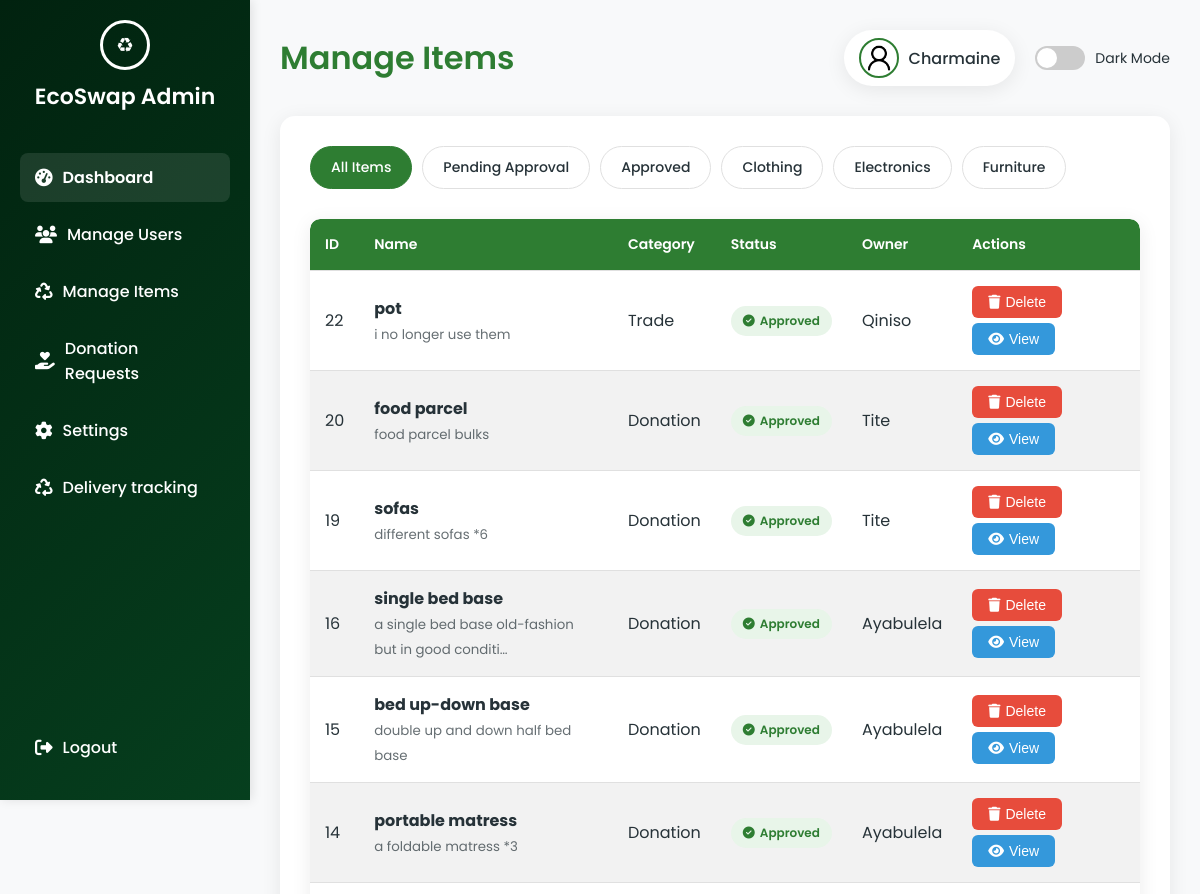
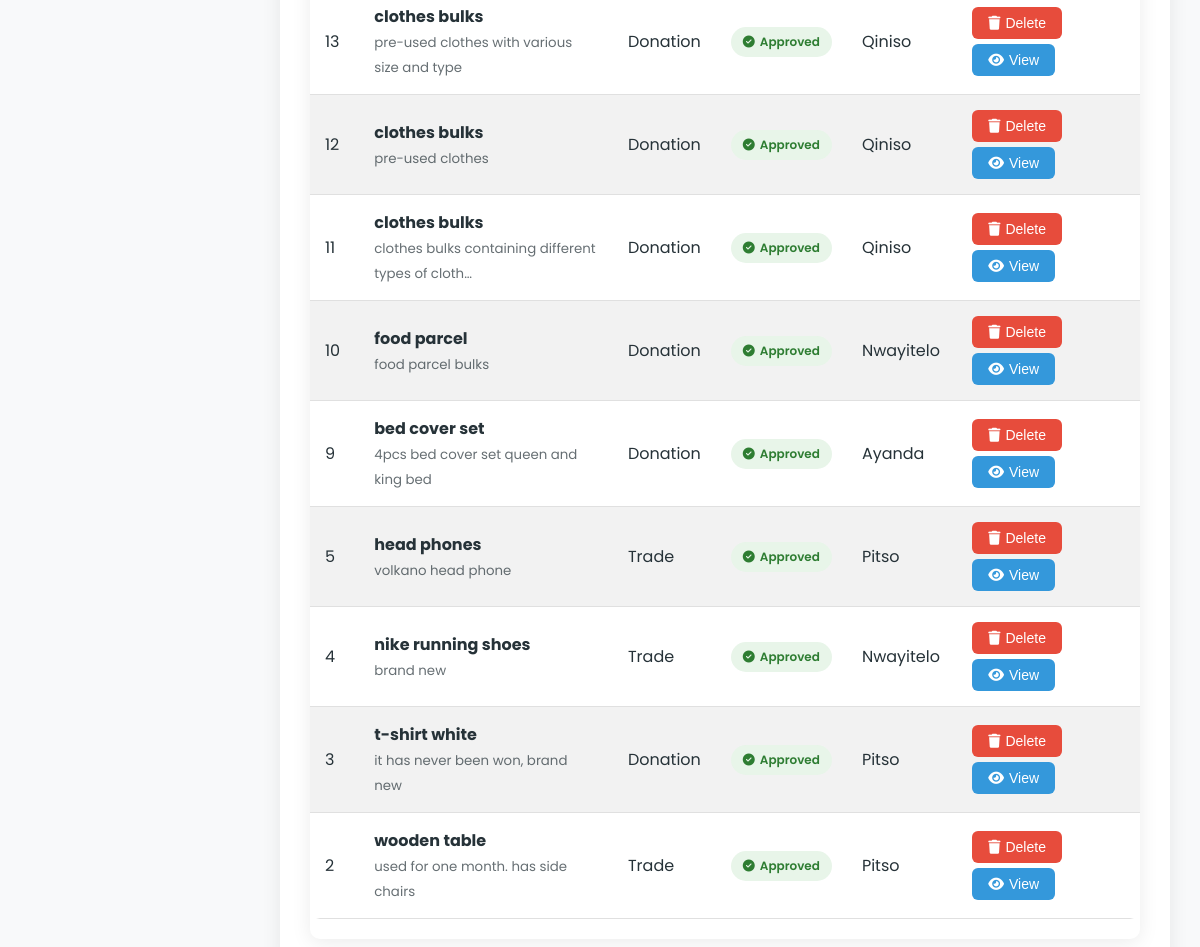
Screenshot of /manage_items/ (signed in) with the database file from the repository (2 pictures, top to bottom).
### Ecoswap/models.py (models this page shows, shortened)
class CustomUser(AbstractUser):
    theme = models.CharField(max_length=20, default='light')
    address = models.CharField(max_length=255, blank=True, null=True)
    nickname = models.CharField(max_length=50, blank=True, null=True)
    full_name = models.CharField(max_length=100)
    phone_number = models.CharField(max_length=15)
    alternative_phone_number = models.CharField(max_length=15, blank=True, null=True)
    GENDER_CHOICES = [
        ('M', 'Male'),
        ('F', 'Female'),
        ('O', 'Other'),
    ]
    gender = models.CharField(max_length=1, choices=GENDER_CHOICES)
    objects = CustomUserManager()

class Item(models.Model):
    TRADE = 'trade'
    DONATE = 'donate'
    CATEGORY_CHOICES = [
        (DONATE, 'Donation'),
        (TRADE, 'Trade'),
    ]
    STATUS_CHOICES = [
        ('pending', 'Pending'),
        ('approved', 'Approved'),
    ]
    name = models.CharField(max_length=100)
    description = models.TextField()
    category = models.CharField(max_length=10, choices=CATEGORY_CHOICES)
    owner = models.ForeignKey(settings.AUTH_USER_MODEL, on_delete=models.CASCADE)
    image = models.ImageField(upload_to='items_images/', blank=True, null=True, default='images/default-image.png')
    created_at = models.DateTimeField(auto_now_add=True)
    approved = models.BooleanField(default=False)
    condition = models.CharField(max_length=50, default='Good')  # e.g., New, Good, Fair, Poor
    status = models.CharField(max_length=50, default='Available')  # e.g., Available, Not Available
    item_status = models.CharField(max_length=10, choices=STATUS_CHOICES, default='pending')
    created_at = models.DateTimeField(auto_now_add=True)

### Ecoswap/views.py (the view)
# urls.py: path("manage_items/", views.manage_items, name="manage_items"),
@staff_member_required
def manage_items(request):
    filter_type = request.GET.get('filter', None)
    if filter_type == 'pending':
        items = Item.objects.filter(approved=False).order_by('-created_at')
    else:
        items = Item.objects.all().order_by('-created_at')
    return render(request, "admin/manage_items.html", {"items": items, "filter_type": filter_type})

### Ecoswap/templates/admin/manage_items.html (shortened to what this page needs)
{% load static %}
<!DOCTYPE html>
<html lang="en">
  <head>
    <link
      href="https://cdnjs.cloudflare.com/ajax/libs/font-awesome/6.5.0/css/all.min.css"
      rel="stylesheet"
    />
  </head>
  <body>
    <img src="{% static 'images/leaf4.png' %}" class="leaf" />
    <div class="sidebar">
      <div>
        <div class="logo">
          <div class="recycling-logo"><div class="recycling-arrow"></div></div>
          <h2>EcoSwap Admin</h2>
        </div>
        <a href="/admin_dashboard" class="active"
          ><i class="fas fa-tachometer-alt"></i> Dashboard</a
        >
        <a href="/manage_user"><i class="fas fa-users"></i> Manage Users</a>
        <a href="/manage_items"><i class="fas fa-recycle"></i> Manage Items</a>
        <a href="/donation_requests"><i class="fas fa-hand-holding-heart"></i> Donation Requests</a>
        <a href="/settings"><i class="fas fa-cog"></i> Settings</a>
        <a href="/logistic"><i class="fas fa-recycle"></i> Delivery tracking</a>
        </div>
      <div>
        <a href="/login" class="logout-btn"
          ><i class="fas fa-sign-out-alt"></i> Logout</a
        >
      </div>
    </div>
    <div class="content">
      <div class="dashboard-header">
        <h1>Manage Items</h1>
        <div style="display: flex; align-items: center">
          <div class="profile">
            <img
              src="{% static 'images/default-avatar.png' %}"
              alt="Profile Image"
              class="profile-img"
            />
            <span>{{ user.username }}</span>
          </div>
          <div class="theme-toggle" id="themeToggle">
            <div class="toggle-switch" id="toggleSwitch"></div>
            <span class="toggle-label">Dark Mode</span>
          </div>
        </div>
      </div>
      <div class="container">
        <div class="filter-tabs">
          <div class="filter-tab active" data-filter="all">All Items</div>
          <div class="filter-tab" data-filter="pending">Pending Approval</div>
          <div class="filter-tab" data-filter="approved">Approved</div>
          <div class="filter-tab" data-filter="clothing">Clothing</div>
          <div class="filter-tab" data-filter="electronics">Electronics</div>
          <div class="filter-tab" data-filter="furniture">Furniture</div>
        </div>
        <div class="table-responsive">
          <table class="item-table">
            <thead>
              <tr>
                <th>ID</th>
                <th>Name</th>
                <th>Category</th>
                <th>Status</th>
                <th>Owner</th>
                <th>Actions</th>
              </tr>
            </thead>
            <tbody>
              {% for item in items %}
              <tr
                data-category="{{ item.category|lower }}"
                data-status="{% if item.approved %}approved{% else %}pending{% endif %}"
              >
                <td>{{ item.id }}</td>
                <td>
                  <strong>{{ item.name }}</strong>
                  {% if item.description %}
                  <br /><small style="opacity: 0.7"
                    >{{ item.description|truncatechars:50 }}</small
                  >
                  {% endif %}
                </td>
                <td>{{ item.get_category_display }}</td>
                <td>
                  {% if item.approved %}
                  <span class="status-badge status-approved">
                    <i class="fas fa-check-circle"></i> Approved
                  </span>
                  {% else %}
                  <span class="status-badge status-pending">
                    <i class="fas fa-clock"></i> Pending
                  </span>
                  {% endif %}
                </td>
                <td>{{ item.owner.username }}</td>
                <td>
                  <div style="display: flex; flex-wrap: wrap; gap: 5px">
                    <button
                      class="btn btn-danger"
                      onclick="showDeleteModal({{ item.id }}, '{{ item.name|escapejs }}')"
                    >
                      <i class="fas fa-trash"></i> Delete
                    </button>
                    <button
                      class="btn btn-info"
                      onclick="showItemDetails({{ item.id }})"
                      data-item-id="{{ item.id }}"
                      data-item-name="{{ item.name }}"
                      data-item-category="{{ item.get_category_display }}"
                      data-item-description="{{ item.description }}"
                      data-item-condition="{{ item.condition }}"
                      data-item-location="{{ item.location }}"
                      data-item-owner="{{ item.owner.username }}"
                      data-item-email="{{ item.owner.email }}"
                      data-item-phone="{{ item.owner.phone_number }}"
                      data-item-date="{{ item.created_at|date:'M d, Y' }}"
                      data-item-image="{% if item.image %}{{ item.image.url }}{% else %}{% static 'images/default-item.png' %}{% endif %}"
                      data-item-approved="{% if item.approved %}true{% else %}false{% endif %}"
                    >
                      <i class="fas fa-eye"></i> View
                    </button>
                  </div>
                </td>
              </tr>
              {% endfor %}
            </tbody>
          </table>
        </div>
      </div>
    </div>
  </body>
</html>

### rows the page displays
CustomUser: username "Charmaine"
Item: id "22", name "pot", description "i no longer use them", category "Trade", approved True (drawn), owner.username "Qiniso"
Item: id "20", name "food parcel", description "food parcel bulks", category "Donation", approved True (drawn), owner.username "Tite"
Item: id "19", name "sofas", description "different sofas *6", category "Donation", approved True (drawn), owner.username "Tite"
Item: id "16", name "single bed base", description "a single bed base old-fashion but in good conditi…", category "Donation", approved True (drawn), owner.username "Ayabulela"
Item: id "15", name "bed up-down base", description "double up and down half bed base", category "Donation", approved True (drawn), owner.username "Ayabulela"
Item: id "14", name "portable matress", description "a foldable matress *3", category "Donation", approved True (drawn), owner.username "Ayabulela"
Item: id "13", name "clothes bulks", description "pre-used clothes with various size and type", category "Donation", approved True (drawn), owner.username "Qiniso"
Item: id "12", name "clothes bulks", description "pre-used clothes", category "Donation", approved True (drawn), owner.username "Qiniso"
Item: id "11", name "clothes bulks", description "clothes bulks containing different types of cloth…", category "Donation", approved True (drawn), owner.username "Qiniso"
Item: id "10", name "food parcel", description "food parcel bulks", category "Donation", approved True (drawn), owner.username "Nwayitelo"
Item: id "9", name "bed cover set", description "4pcs bed cover set queen and king bed", category "Donation", approved True (drawn), owner.username "Ayanda"
Item: id "5", name "head phones", description "volkano head phone", category "Trade", approved True (drawn), owner.username "Pitso"
Item: id "4", name "nike running shoes", description "brand new", category "Trade", approved True (drawn), owner.username "Nwayitelo"
Item: id "3", name "t-shirt white", description "it has never been won, brand new", category "Donation", approved True (drawn), owner.username "Pitso"
Item: id "2", name "wooden table", description "used for one month. has side chairs", category "Trade", approved True (drawn), owner.username "Pitso"
